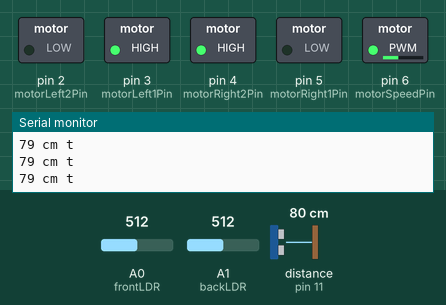
Recording of a sketch running on a simulated Arduino Uno, built with avr-gcc and run on an emulated ATmega328P. Parts: switched loads named in the sketch (green lamp = pin HIGH), the last lines printed to the serial monitor. Wiring (inferred from the names in the program): ultrasonic range finder: trigger pin 10; echo pin 11. The inputs (shaded band) are chosen by the test bench; at power-on: distance to the obstacle (sensor on pin 11) 80 cm, A0 (frontLDR) = 512, A1 (backLDR) = 512. The echo pulse lasts 58.3 µs per cm; pins used as bus, display or sensor lines are not drawn.

Above: at 1.9 s.
2.0 s: distance to the obstacle (sensor on pin 11) set to 45 cm
3.5 s: distance to the obstacle (sensor on pin 11) set to 36 cm
At 4.6 s:
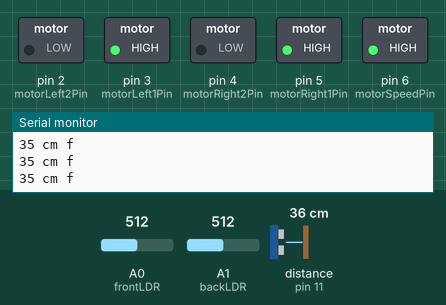
5.1 s: distance to the obstacle (sensor on pin 11) set to 120 cm
At 6.4 s:
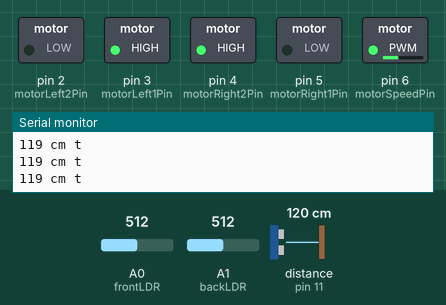
6.7 s: A0 (frontLDR) set to 570
8.2 s: A0 (frontLDR) set to 599
At 9.5 s:
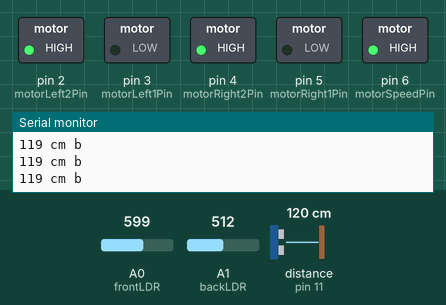
9.8 s: A1 (backLDR) set to 580
12.8 s: A1 (backLDR) set to 599
At 14.1 s:
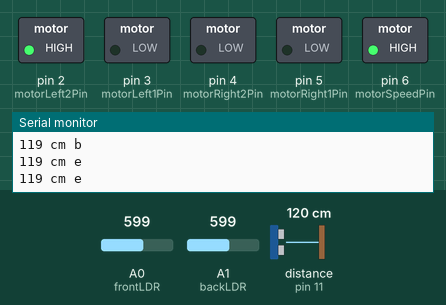
Timing chart, 0 to 15.4 s (numbered marks = the images above; inputs shaded):
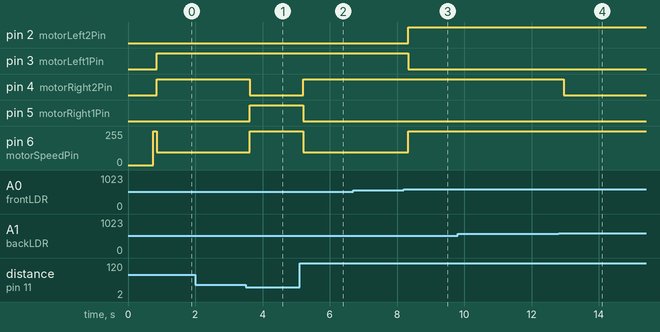

The sketch:

Sumobot.ino
```cpp
// L1     L2        R1        R2        Ation
// --------------------------------------------
// 1    0        1        0        Move forward
// 0    1        0        1        Move backward
// 0    1        1        0        Move left
// 1    0        0        1        Move right
// 0    0        0        0        Stop

// Motor power H bridge pins
int motorLeft1Pin  = 3;  // pin that the H bridge 2 (left moter) is attached to
int motorLeft2Pin  = 2; // pin that the H bridge 7 (left moter) is attached to
int motorRight1Pin = 5;  // pin that the H bridge 2 (right moter) is attached to
int motorRight2Pin = 4;  // pin that the H bridge 7 (right moter) is attached to

int motorSpeedPin  = 6;  // pin that the H bridge 1, 9 (speed) is attached to
int motorSpeed = 105; // 0 - 255

int trigPin = 10;
int echoPin = 11;
int distance =0;

int frontLDR = A0;
int backLDR = A1;
int frontThreshold, backThreshold;
boolean front, back;

String state = "f";

// Sets up the program by setting the initial values and pinmodes.
void setup()
{
  Serial.begin(9600);
  Serial.println("Setting up ...");

  // set the LED pins as outputs and the switch pin as input:

  pinMode(motorLeft1Pin, OUTPUT);
  pinMode(motorLeft2Pin, OUTPUT);
  pinMode(motorRight1Pin, OUTPUT);
  pinMode(motorRight2Pin, OUTPUT);
  pinMode(motorSpeedPin, OUTPUT);

  pinMode (trigPin, OUTPUT);
  pinMode (echoPin, INPUT);

  delay (750);
  frontThreshold = analogRead (frontLDR) + 75;
  backThreshold = analogRead (backLDR) + 75;

  digitalWrite (motorSpeedPin, HIGH);
  setMotors (0, 0, 0, 0);

}

void setMotors(int left1, int left2, int right1, int right2)
{
  digitalWrite(motorLeft1Pin, left1 == 1?HIGH:LOW);
  digitalWrite(motorLeft2Pin, left2 == 1?HIGH:LOW);
  digitalWrite(motorRight1Pin, right1 == 1?HIGH:LOW);
  digitalWrite(motorRight2Pin, right2 == 1?HIGH:LOW);
}

void readSensors()
{
  digitalWrite(trigPin, HIGH);
  delayMicroseconds(10);
  digitalWrite(trigPin, LOW);
  distance = pulseIn(echoPin, HIGH) / 58.2;

  front = (analogRead (frontLDR) > frontThreshold);
  back = (analogRead (backLDR) > backThreshold);
}

void changeState (String s)
{
  if (state != s)
  {
    delay (100);
    state = s;
  }
  Serial.print (s);
}

// Main loop.
void loop()
{
  readSensors();
  Serial.print(distance);
  Serial.print(" cm ");
  if (front && back)
  {
    changeState ("e");
    analogWrite(motorSpeedPin, 255);
    setMotors(0, 1, 0, 0);
    delay (1000);
  }
  else if (back || (distance != 0 && distance <= 40))
  {
    changeState ("f");
    analogWrite(motorSpeedPin, 255);
    setMotors(1,0,1,0);
  }
  else if (front)
  {
    changeState ("b");
    analogWrite(motorSpeedPin, 255);
    setMotors(0, 1, 0, 1);
  }
  else
  {
    changeState ("t");
    analogWrite(motorSpeedPin, 96);
    setMotors (1, 0, 0, 1);
  }
  Serial.println ();
  delay(50);
}
```

Measured:
- the behaviour switches between 42 and 41 cm on distance to the obstacle (sensor on pin 11) (found by bisection; images 0 and 1)
- the behaviour switches between 587 and 588 on A0 (frontLDR) (found by bisection; images 2 and 3)
- the behaviour switches between 587 and 588 on A1 (backLDR) (found by bisection; images 3 and 4)
- after the input at 3.5 s, pin 4 (motorRight2Pin): HIGH → LOW after 0.12 s; pin 5 (motorRight1Pin): LOW → HIGH after 0.12 s; pin 6 (motorSpeedPin): 96/255 → 255/255 after 0.12 s
- after the input at 5.1 s, pin 4 (motorRight2Pin): LOW → HIGH after 0.11 s; pin 5 (motorRight1Pin): HIGH → LOW after 0.11 s; pin 6 (motorSpeedPin): 255/255 → 96/255 after 0.11 s
- after the input at 8.2 s, pin 2 (motorLeft2Pin): LOW → HIGH after 0.13 s; pin 3 (motorLeft1Pin): HIGH → LOW after 0.13 s; pin 6 (motorSpeedPin): 96/255 → 255/255 after 0.13 s
- after the input at 12.8 s, pin 4 (motorRight2Pin): HIGH → LOW after 0.16 s
